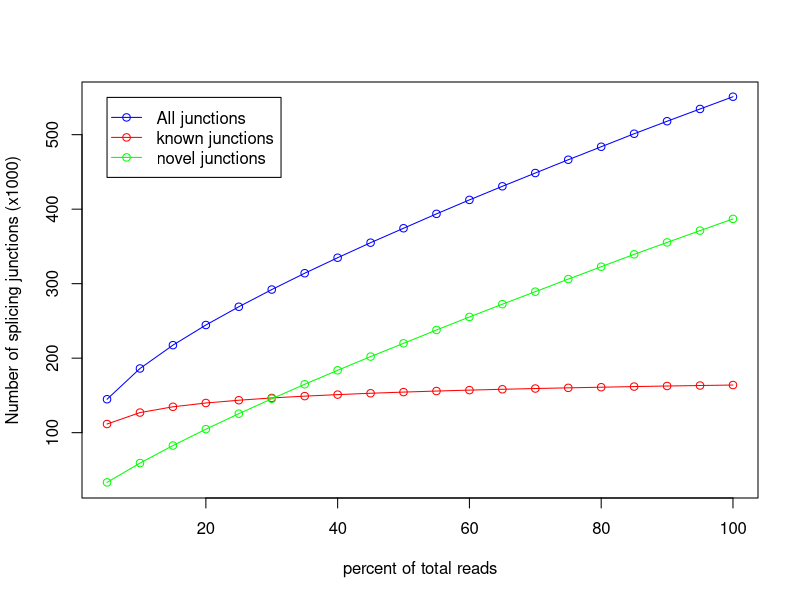

This chart was generated by the following R code:
pdf('CF98440.junctionSaturation_plot.pdf')
x=c(5,10,15,20,25,30,35,40,45,50,55,60,65,70,75,80,85,90,95,100)
y=c(111611,126984,134743,139839,143541,146611,149055,151074,152908,154467,155887,157122,158245,159263,160169,161030,161864,162636,163288,163961)
z=c(144877,186169,217462,244512,269023,292097,314015,334828,355020,374383,393712,412444,430700,448522,466310,483789,501238,518027,534488,550921)
w=c(33266,59185,82719,104673,125482,145486,164960,183754,202112,219916,237825,255322,272455,289259,306141,322759,339374,355391,371200,386960)
m=max(163,550,386)
n=min(111,144,33)
plot(x,z/1000,xlab='percent of total reads',ylab='Number of splicing junctions (x1000)',type='o',col='blue',ylim=c(n,m))
points(x,y/1000,type='o',col='red')
points(x,w/1000,type='o',col='green')
legend(5,550, legend=c("All junctions","known junctions", "novel junctions"),col=c("blue","red","green"),lwd=1,pch=1)
dev.off()
